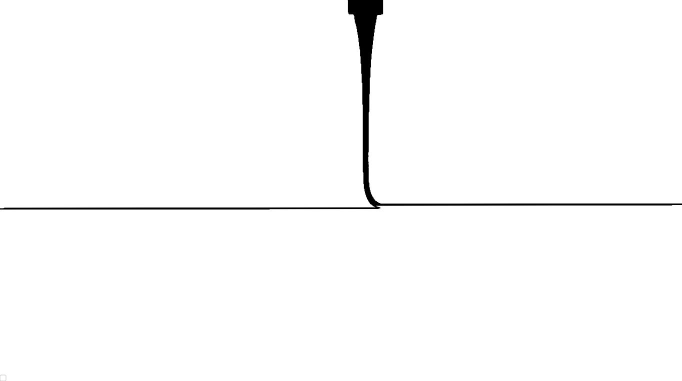
#> input picture upload/images/sil2.jpg, 1363 x 762 px (shown at 1/2 size)
$ python Edge.py
#> lines starting #> are read from the running program, lines starting #| are printed output that depends on the picture; after the words box and inside, x2 and y2 are one past the last pixel; in counts of white or black regions, pixels touching at a corner belong together
from tkinter.tix import InputOnly
import cv2
from matplotlib import pyplot as plt
import numpy as np
import pylab
import scipy.signal as signal
from scipy.signal import savgol_filter
from collections import Counter


imageSavePath = "./upload/images/"


def splitArray(inputYArray, inputXArray):
    returnArray = [[], []]
    n = 0
    for i in range(len(inputYArray)-1):
        # print(inputYArray[i] ,inputYArray[i+1])
        if inputYArray[i] != inputYArray[i+1]:
            returnArray[0].append(inputXArray[n:i+1])
            returnArray[1].append(inputYArray[n:i+1])
            n = i+1
    returnArray.append(inputYArray[n:])
    return returnArray


# [19 lines left out: function getBottomLineByColumn, not called in this run]


def relativeSlope(inputList):
    '''
    # 相对斜率
    输入为列表
    返回为数组
    '''
    recentChange = 0
    relativeSlopeList = []
    for i in range(len(inputList)):
        if (recentChange-inputList[i])/inputList[i] < 0.03 and (recentChange-inputList[i])/inputList[i] > -0.03:
            relativeSlopeList.append(0)
            recentChange = inputList[i]
            continue
        relativeSlopeList.append((recentChange-inputList[i])/inputList[i])
        recentChange = inputList[i]
    return np.array(relativeSlopeList)


def getTopLimit(imgMat):
    xy = list(np.where(imgMat == 255))
    xy = splitArray(xy[0], xy[1])
    leftContour = [[], []]
    rightContour = [[], []]
    pixelStatistics = []

    for i in range(len(xy[1])):
        leftContour[0].append(xy[0][i][0])
        rightContour[0].append(xy[0][i][-1])
        pixelStatistics.append(xy[0][i][-1]-xy[0][i][0])

    pixelStatistics = savgol_filter(pixelStatistics, 5, 3)
    der1Contour = relativeSlope(pixelStatistics)
    # print(der1Contour)
    topLimit = np.array(signal.argrelextrema(der1Contour, np.greater)[0])
    return topLimit[0]


def getFinalContour(filePath, fileName):
    '''
    轮廓拟合
    输入：filePath：轮廓文件路径
          fileName：轮廓文件名称
          leftTopP： 左上标记点
          leftBottomP：左下标记点
          rightBottomP：右下标记点
    输出：对轮廓图像进行拟合，并保存该图像
    '''
#> called with filePath = './upload/images/', fileName = 'sil2.jpg'

    img_org = cv2.imread(filePath+fileName, cv2.IMREAD_GRAYSCALE)
#> img_org is the input picture: shape (762, 1363); min 0, max 255, mean 251.5
    img_org = cv2.bitwise_not(img_org)
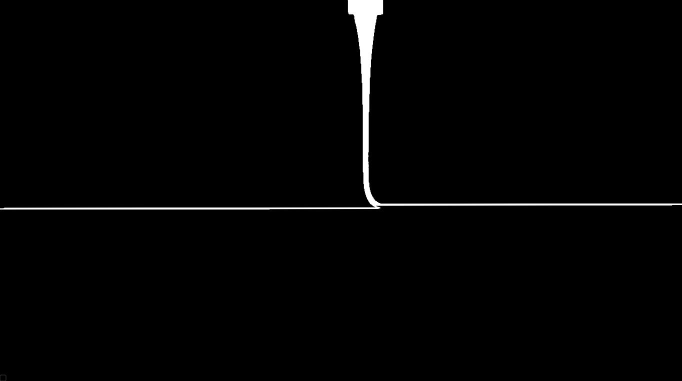
#> img_org: shape (762, 1363) (shown at 1/2 size); min 0, max 255, mean 3.5
    ret, img_bin = cv2.threshold(img_org, 128, 255, cv2.THRESH_TRIANGLE)
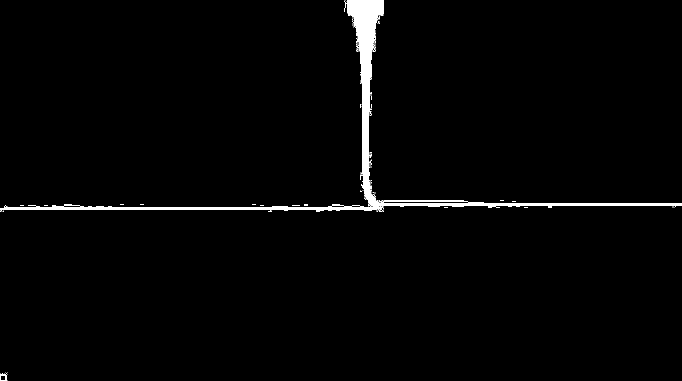
#> img_bin: shape (762, 1363) (shown at 1/2 size); 1.7% white; 141 white regions (136 under 20 px), largest, box (x1, y1, x2, y2) and area: (0, 0, 1363, 424) 17036, (0, 748, 15, 762) 84, (104, 411, 160, 413) 56, (664, 411, 704, 413) 40, (936, 405, 968, 406) 32
#> ret = 2

    kernel = np.ones((3, 3), np.uint8)
    img_bin = cv2.erode(img_bin, kernel, iterations=1)
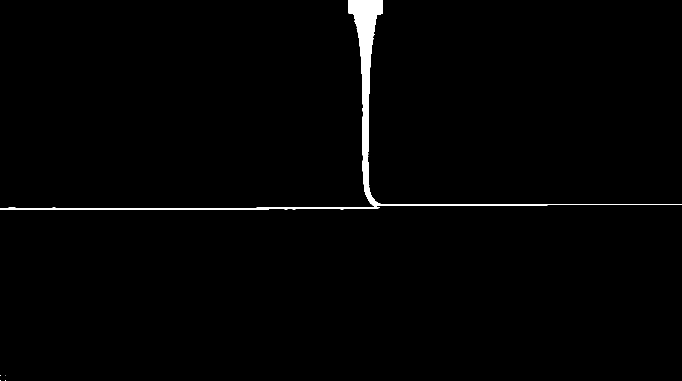
#> img_bin: shape (762, 1363) (shown at 1/2 size); 1.2% white; 5 white regions (4 under 20 px), largest, box (x1, y1, x2, y2) and area: (0, 0, 1363, 419) 12458
    img_bin = cv2.dilate(img_bin, kernel, iterations=1)
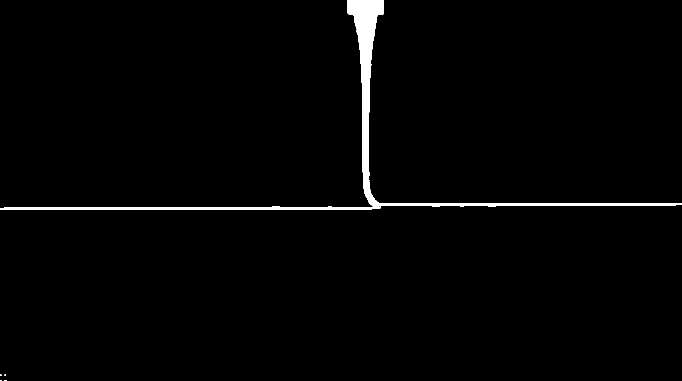
#> img_bin: shape (762, 1363) (shown at 1/2 size); 1.6% white; 5 white regions (4 under 20 px), largest, box (x1, y1, x2, y2) and area: (0, 0, 1363, 420) 16177

    img_thinning = cv2.ximgproc.thinning(
        img_bin, thinningType=cv2.ximgproc.THINNING_ZHANGSUEN)
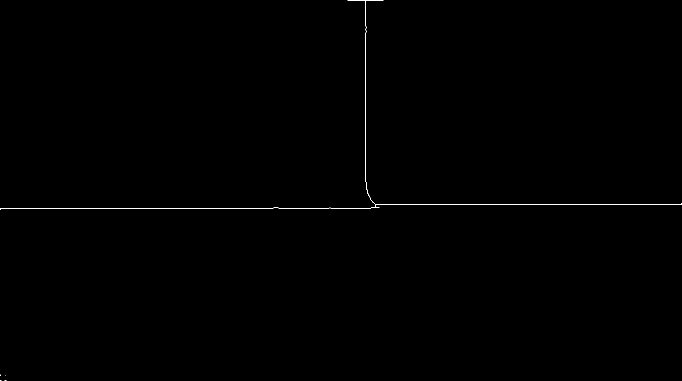
#> img_thinning: shape (762, 1363) (shown at 1/2 size); 0.18% white in thin lines or dots
    img_thinning = cv2.ximgproc.thinning(img_org)
#> img_thinning: shape (762, 1363); 0.18% white in thin lines or dots, all inside (x1, y1, x2, y2) = (0, 0, 1363, 419)

    image = [[], []]
    midLine = [[], []]
    leftContour = [[], []]
    rightContour = [[], []]
    # 每行像素统计
    pixelStatistics = []
    # 记录图像宽度一阶变化率
    der1Contour = []
    # 内轮廓为白色，其中中心线为黑色
    img_array = np.array(img_bin-img_thinning)
#> img_array: shape (762, 1363); 1.4% white; 5 white regions (4 under 20 px), largest, box (x1, y1, x2, y2) and area: (0, 0, 1362, 420) 14317
    cv2.imwrite("final.jpg", img_bin-img_thinning)
    for i in range(img_array.shape[0]):
        if len(np.where(img_array[i])[0]) == 0:
            continue
        startLine = i
        break

    for i in range(img_array.shape[0]):
        # J结尾均为判定
        leftJ = 1
        rightJ = 1
        leftCJ = 1
        rightCJ = 1
        leftP = []
        rightP = []
        for x in range(img_array.shape[1]):
            # 转换为图像高度
            y = img_array.shape[0]-i
            if img_array[i][x] == 255 and leftCJ == 1:
                leftContour[0].append(x)
                leftContour[1].append(y)
                leftCJ = 0
            # 右轮廓录入
            if img_array[i][img_array.shape[1] - x-1] == 255 and rightCJ == 1:
                rightContour[0].append(img_array.shape[1] - x-1)
                rightContour[1].append(y)
                rightCJ = 0
                # 中心线左值
            if img_array[i][x] == 255 and leftJ == 1 and leftCJ == 0:
                leftP = [x, y]
                leftJ = 0
                # 中心线右值
            if img_array[i][img_array.shape[1]-x-1] == 255 and rightJ == 1 and rightCJ == 0:
                rightP = [img_array.shape[1]-x-1, y]
                rightJ = 0
            if rightJ == 0 and leftCJ == 0 and rightCJ == 0 and leftCJ == 0:
                break
        if leftP != [] and rightP != []:
            midLine[0].append((leftP[0]+rightP[0])/2)
            midLine[1].append((leftP[1]+rightP[1])/2)
        contourIndex = len(rightContour[0])
        if i == contourIndex - 1 + startLine and i >= startLine:
            pixelStatistics.append(
                rightContour[0][contourIndex-1]-leftContour[0][contourIndex-1])

    pylab.figure(figsize=(16, 9))
    # pylab.plot(midLine[0], midLine[1], 'b')
    # pylab.plot(leftContour[0], leftContour[1], 'b')
    # pylab.plot(rightContour[0], rightContour[1], 'b')

    der1Contour = np.diff(pixelStatistics)
    # topLimit = np.array(signal.argrelextrema(der1Contour, np.less)[0])[0]
    topLimit = getTopLimit(img_array)
#> in getTopLimit, `xy = list(np.where(imgMat == 255))`: xy = 2 items
#> in getTopLimit, `xy = splitArray(xy[0], xy[1])`: xy = 3 items
#> after the loop in getTopLimit, `for i in range(len(xy[1])):`: pixelStatistics = 424 values, max 760 at index 416, min 11 at index 314, mean 38.25
#> in getTopLimit, `pixelStatistics = savgol_filter(pixelStatistics, 5, 3)`: pixelStatistics = 424 values, max 798.7 at index 415, min -47.03 at index 421, mean 38.32
#> the loop in relativeSlope, `for i in range(len(inputList)):` made 424 passes
#> after the loop in relativeSlope, `for i in range(len(inputList)):`: relativeSlopeList = 424 values, max 20.34 at index 423, min -4.83 at index 421, mean 0.0293
#> in getTopLimit, `der1Contour = relativeSlope(pixelStatistics)`: der1Contour has the same summary as relativeSlopeList in relativeSlope
#> in getTopLimit, `topLimit = np.array(signal.argrelextrema(der1Contour, np.greater)[0])`: topLimit = 26 values from 30 to 420
#> topLimit = 30
    print(topLimit)
#| 30
    leftContourLimit = np.array(
        signal.argrelextrema(der1Contour, np.less)[0])[-1]
#> leftContourLimit = 416

    # 右轮廓边界判定
    for i in signal.argrelextrema(der1Contour, np.greater)[0]:
        if der1Contour[i] > 200:
            rightContourLimit = i
            break

    rightContour[0] = rightContour[0][topLimit:rightContourLimit]
    rightContour[1] = rightContour[1][topLimit:rightContourLimit]
    leftContour[0] = leftContour[0][topLimit:leftContourLimit]
    leftContour[1] = leftContour[1][topLimit:leftContourLimit]
    # print(leftContour[0], leftContour[1])
    der1midLine = np.diff(midLine[0])
    for i in signal.argrelextrema(der1midLine, np.greater)[0]:
        if der1Contour[i] > 200:
            midLine[0] = midLine[0][topLimit:i]
            midLine[1] = midLine[1][topLimit:i]
            break
#> after the loop, midLine = 2 items

    # x = np.diff(midLine[0])
    # plt.plot(np.arange(len(x)), x)
    # plt.plot(signal.argrelextrema(x, np.greater)[
    #          0], x[signal.argrelextrema(x, np.greater)], 'o')
    # plt.plot(signal.argrelextrema(x, np.less)[
    #          0], x[signal.argrelextrema(x, np.less)], '+')
    # plt.show()

    fy1 = sectionContourDraw(leftContour[0], leftContour[1])
#> in sectionContourDraw, `Factor = np.polyfit(y, x, 20)`: Factor = 21 values, max 294223151.9 at index 19, min -1.43e+10 at index 20, mean -666543679.8
#> in sectionContourDraw, `fX = F((y))`: fX = 386 values, max 795 at index 372, min 180.9 at index 385, mean 718.7
    fy2 = sectionContourDraw(rightContour[0], rightContour[1])
    fy3 = sectionContourDraw(midLine[0], midLine[1])
    pylab.ylim(0, 720)
    pylab.xlim(0, 1280)
    pylab.xlabel('')
    pylab.ylabel('')
    # pylab.axis('off')
    pylab.show()
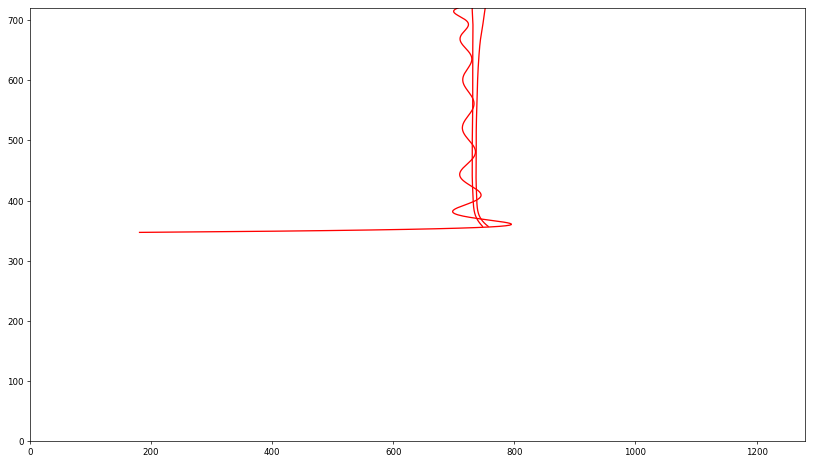
#> figure drawn by matplotlib, 1 panel


def sectionContourDraw(x, y):
    Factor = np.polyfit(y, x, 20)
    F = np.poly1d(Factor)
    fX = F((y))
    pylab.plot(fX, y,  'r', label='')
    return F


# 拟合评估
def fittingAssessment(inputArray1, inputArray2):
    return abs_sum(list(np.array(inputArray1)-np.array(inputArray2)))

# 列表元素绝对值之和


# [83 lines left out: functions abs_sum, getSilhouette, not called in this run]


# getSilhouette('4', 'jpg', './upload/images/')
getFinalContour('./upload/images/', 'sil2.jpg')

$ run again, with upload/images/sil4.jpg copied over upload/images/sil2.jpg
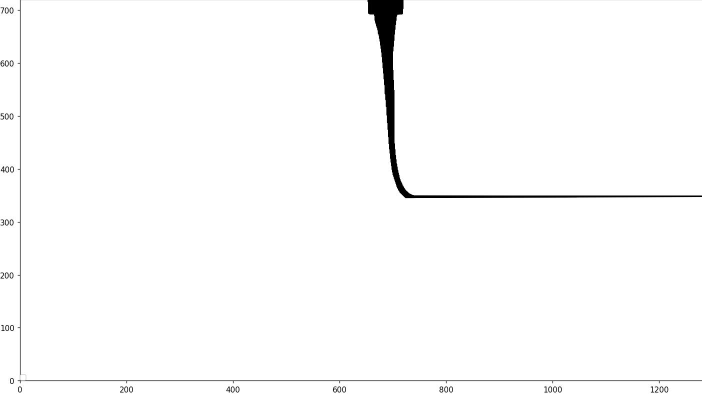
#> input picture upload/images/sil4.jpg, 1403 x 787 px (shown at 1/2 size)
#> in getFinalContour, img_org is the input picture: shape (787, 1403); min 0, max 255, mean 251.2
#> in getFinalContour, `ret, img_bin = cv2.threshold(img_org, 128, 255, cv2.THRESH_TRIANGLE)`:
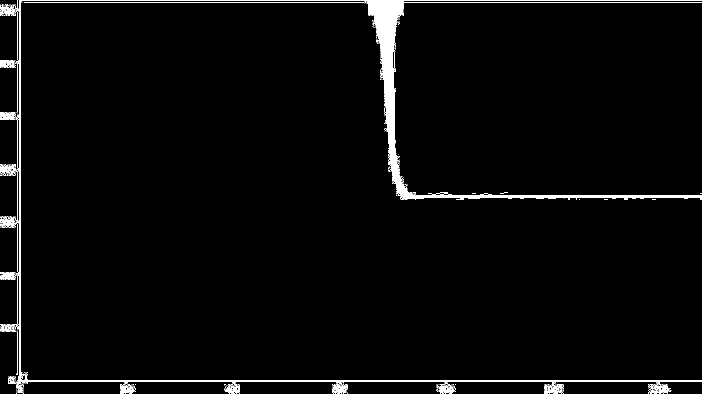
#> img_bin: shape (787, 1403) (shown at 1/2 size); 2.6% white; 296 white regions (283 under 20 px), largest, box (x1, y1, x2, y2) and area: (0, 0, 1403, 787) 24623, (48, 5, 728, 6) 680, (0, 328, 34, 352) 356
#> ret = 2
#> in getTopLimit, `xy = list(np.where(imgMat == 255))`: xy = 2 items
#> in getTopLimit, `xy = splitArray(xy[0], xy[1])`: xy = 3 items
#> after the loop in getTopLimit, `for i in range(len(xy[1])):`: pixelStatistics = 780 values, max 1367 at index 760, min 2 at index 398, mean 424.1
#> in getTopLimit, `pixelStatistics = savgol_filter(pixelStatistics, 5, 3)`: pixelStatistics = 780 values, max 1418.4 at index 763, min -86.4 at index 758, mean 424.2
#> the loop in relativeSlope, `for i in range(len(inputList)):` made 780 passes
#> after the loop in relativeSlope, `for i in range(len(inputList)):`: relativeSlopeList = 780 values, max 2.69 at index 398, min -34.2 at index 400, mean -0.141
#> in getTopLimit, `der1Contour = relativeSlope(pixelStatistics)`: der1Contour has the same summary as relativeSlopeList in relativeSlope
#> in getTopLimit, `topLimit = np.array(signal.argrelextrema(der1Contour, np.greater)[0])`: topLimit = 20 values from 389 to 771
#> in getFinalContour, `topLimit = getTopLimit(img_array)`: topLimit = 389
#| 389
#> after the loop in getFinalContour, `for i in signal.argrelextrema(der1midLine, np.greater)[0]:`: midLine = [[511], [398]]
#> Factor = 21 values, max 835.4 at index 19, min -4925 at index 20, mean -197.6
#> fX = 373 values, max 45.28 at index 3, min 22.45 at index 52, mean 35.55
#> in getFinalContour, `pylab.show()`:
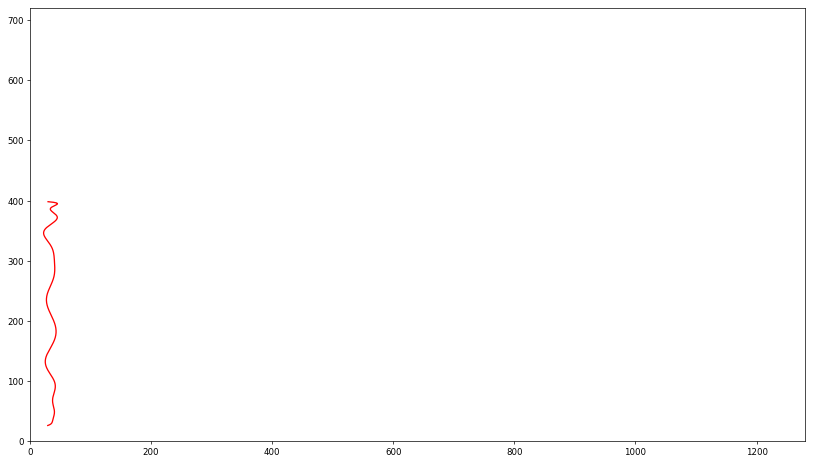
#> figure drawn by matplotlib, 1 panel
